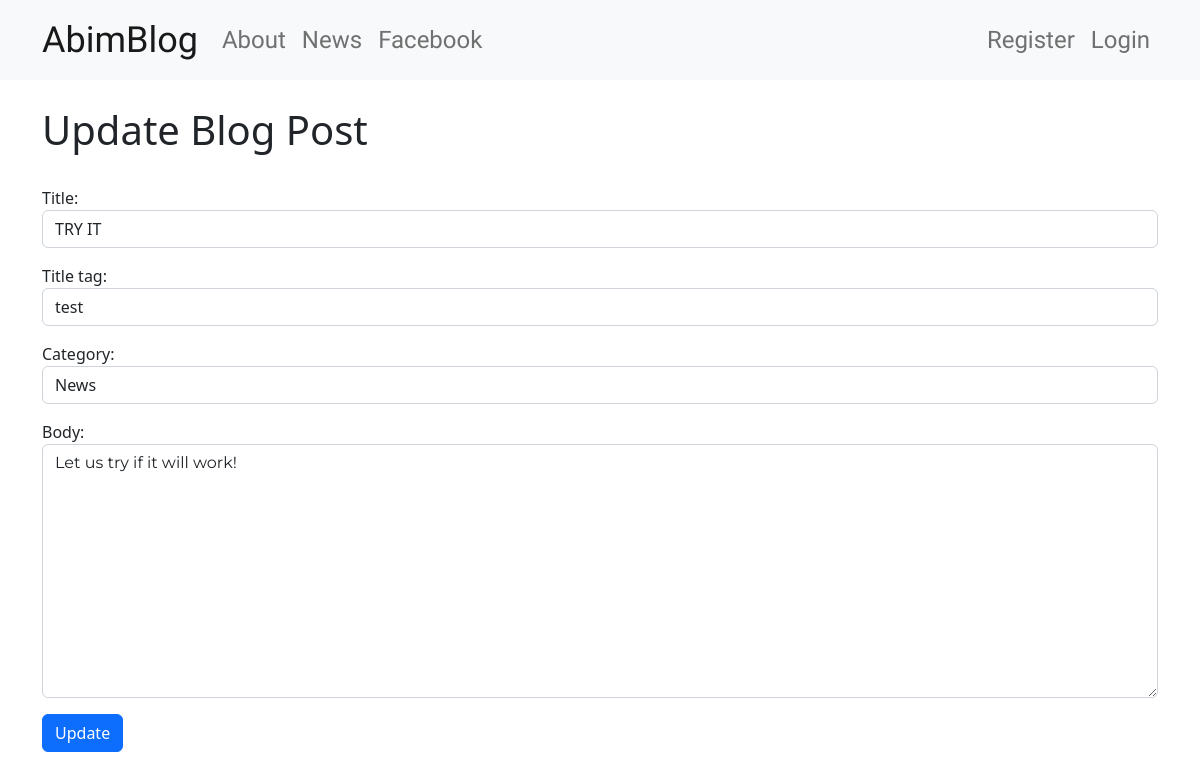
The app's page /post/update/21/ with its own data.
### blog/models.py (models this page shows, shortened)
class Post(models.Model):
    title = models.CharField(max_length=200)
    title_tag = models.CharField(max_length=200)
    author = models.ForeignKey(User, on_delete=models.CASCADE)
    body = models.TextField()
    category = models.CharField(max_length=200, default='Uncategorized')
    created = models.DateTimeField(auto_now_add=True)
    pub_date = models.DateTimeField(null=True, blank=True)
    updated = models.DateTimeField(auto_now=True)

### blog/views.py (the view)
# urls.py: path('post/update/<int:pk>/', views.PostUpdateView.as_view(), name='edit-post'),
class PostUpdateView(UpdateView):
    model = Post
    form_class  = EditForm
    template_name = 'blog/update_post.html'

### blog/forms.py
class EditForm(forms.ModelForm):
    class Meta:
        model = Post
        fields = ('title', 'title_tag', 'category', 'body')
        widgets = {
            'title':forms.TextInput(attrs={'class':'form-control'}),
            'title_tag':forms.TextInput(attrs={'class':'form-control'}),
            'category':forms.Select({'class':'form-control'}, choices=choice_list),
            'body':forms.Textarea(attrs={'class':'form-control editable medium-editor-textarea postcontent'}),
        }

### blog/templates/blog/update_post.html (shortened to what this page needs)
{% extends 'base.html' %}
{% block content %}
<div>
    <h1 class="pt-3">Update Blog Post</h1>
    <br>
<div class="form-group editable post-form">
    <form method="post" action="">
        {{ form.as_p }}
        <button class="btn btn-primary" type="submit">Update</button>
    </form>
</div>
</div>
{% endblock %}

### blog/static/blog/css/style.css (style rules this page uses)
.postcontent { font-family: 'Montserrat'; font-size: 1em; }
.loader { filter:hue-rotate(0deg); color:linear-gradient(45deg,#0f8,#08f); animation:hue 10000ms infinite linear; }

### records on screen
Post: title "TRY IT", title_tag "test", category "News", body "Let us try if it will work!"
